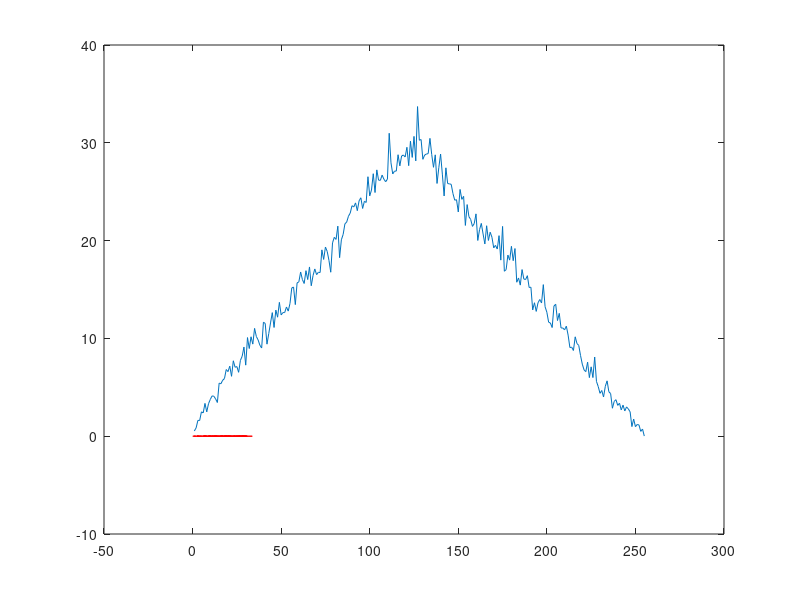
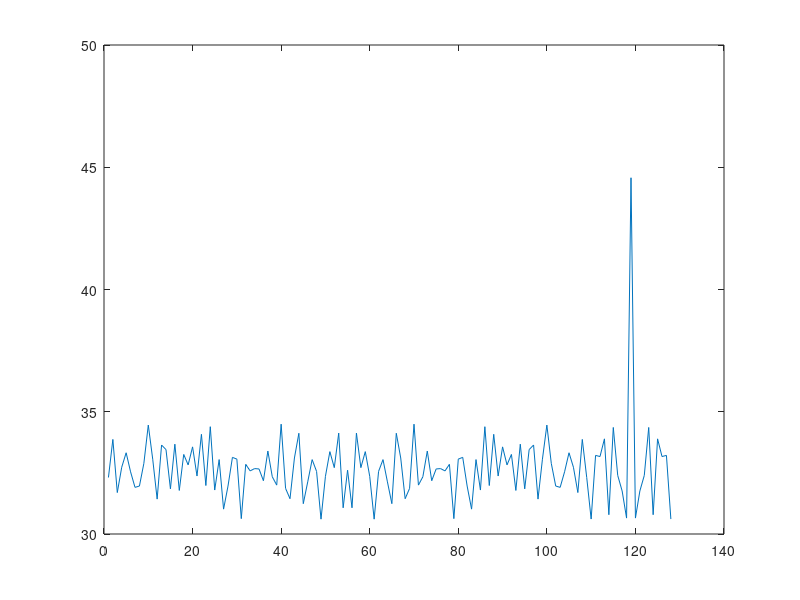

The MATLAB source for these figures, in order:
a = rand(128,1)';
b = circshift(a',10)';

ab_time_domain_correlation = conv(a,b);

plot(ab_time_domain_correlation)

a_fft = fft([a zeros(1,128)]);
b_fft = fft([b zeros(1,128)]);

Complex_mulriplication = (a_fft .* b_fft);
ab_freq_domain_correlation = (ifft(Complex_mulriplication));

hold
plot(ab_freq_domain_correlation,'r')

%%
a = rand(128,1)';
b = circshift(a',10)';

a_fft = fft(a);
b_fft = fft(b);

Complex_mulriplication = (a_fft .* conj(b_fft));
ab_freq_domain_correlation = real(ifft(Complex_mulriplication));

figure
plot(ab_freq_domain_correlation)